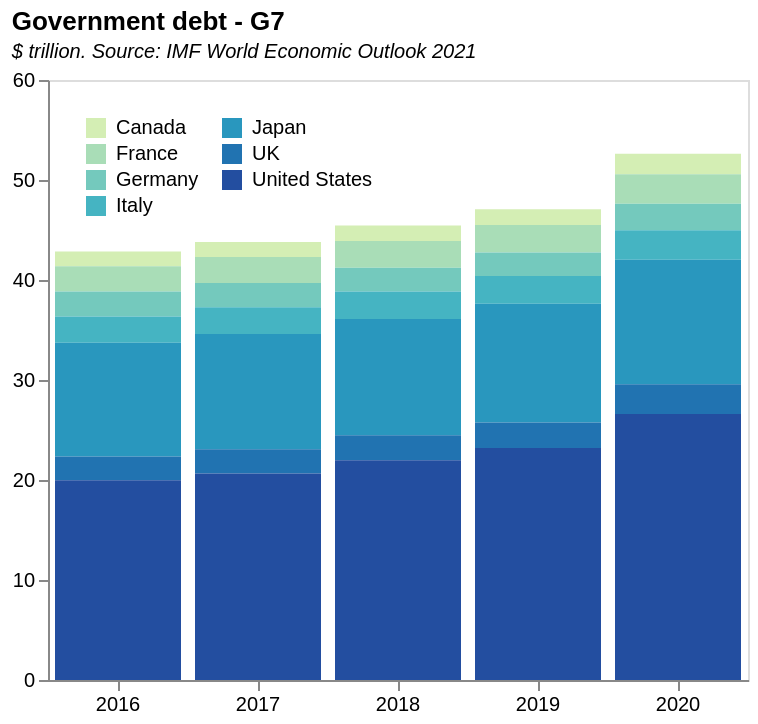

Here is the Vega-Lite specification saved for this chart:
### Vega-Lite specification from a JSON file in a GitHub repository (floating-point values rounded to 4 significant figures)
{"$schema": "https://vega.github.io/schema/vega-lite/v5.json", "data": {"values": [{"Year": "2016", "Country": "Canada", "Value1": "1.528", "Value2": "1.4678832", "Detail": "V1: GDP ($ trillion)"}, {"Year": "2017", "Country": "Canada", "Value1": "1.64927", "Value2": "1.5023983", "Detail": "V2: National gross debt ($ trillion)"}, {"Year": "2018", "Country": "Canada", "Value1": "1.72182", "Value2": "1.5657721", "Detail": "Source: IMF World Economic Outlook"}, {"Year": "2019", "Country": "Canada", "Value1": "1.74158", "Value2": "1.5848743", "Detail": ""}, {"Year": "2020", "Country": "Canada", "Value1": "1.64341", "Value2": "2.0518749", "Detail": ""}, {"Year": "2016", "Country": "France", "Value1": "2.47228", "Value2": "2.516775", "Detail": ""}, {"Year": "2017", "Country": "France", "Value1": "2.59424", "Value2": "2.59739", "Detail": ""}, {"Year": "2018", "Country": "France", "Value1": "2.79116", "Value2": "2.662135", "Detail": ""}, {"Year": "2019", "Country": "France", "Value1": "2.7172", "Value2": "2.737115", "Detail": ""}, {"Year": "2020", "Country": "France", "Value1": "2.59891", "Value2": "2.971278", "Detail": ""}, {"Year": "2016", "Country": "Germany", "Value1": "3.4689", "Value2": "2.4973975", "Detail": ""}, {"Year": "2017", "Country": "Germany", "Value1": "3.6813", "Value2": "2.4405875", "Detail": ""}, {"Year": "2018", "Country": "Germany", "Value1": "3.96557", "Value2": "2.38464", "Detail": ""}, {"Year": "2019", "Country": "Germany", "Value1": "3.86155", "Value2": "2.3657455", "Detail": ""}, {"Year": "2020", "Country": "Germany", "Value1": "3.80301", "Value2": "2.641297", "Detail": ""}, {"Year": "2016", "Country": "Italy", "Value1": "1.87655", "Value2": "2.6284745", "Detail": ""}, {"Year": "2017", "Country": "Italy", "Value1": "1.96111", "Value2": "2.678764", "Detail": ""}, {"Year": "2018", "Country": "Italy", "Value1": "2.09309", "Value2": "2.7380925", "Detail": ""}, {"Year": "2019", "Country": "Italy", "Value1": "2.00514", "Value2": "2.771385", "Detail": ""}, {"Year": "2020", "Country": "Italy", "Value1": "1.88494", "Value2": "2.954649", "Detail": ""}, {"Year": "2016", "Country": "Japan", "Value1": "5.00368", "Value2": "11.391804", "Detail": ""}, {"Year": "2017", "Country": "Japan", "Value1": "4.93084", "Value2": "11.5191", "Detail": ""}, {"Year": "2018", "Country": "Japan", "Value1": "5.03689", "Value2": "11.6387289", "Detail": ""}, {"Year": "2019", "Country": "Japan", "Value1": "5.14878", "Value2": "11.8636803", "Detail": ""}, {"Year": "2020", "Country": "Japan", "Value1": "5.04869", "Value2": "12.43074915", "Detail": ""}, {"Year": "2016", "Country": "UK", "Value1": "2.70324", "Value2": "2.3540512", "Detail": ""}, {"Year": "2017", "Country": "UK", "Value1": "2.66471", "Value2": "2.4284568", "Detail": ""}, {"Year": "2018", "Country": "UK", "Value1": "2.86098", "Value2": "2.4984968", "Detail": ""}, {"Year": "2019", "Country": "UK", "Value1": "2.8333", "Value2": "2.5718552", "Detail": ""}, {"Year": "2020", "Country": "UK", "Value1": "2.71097", "Value2": "2.9788896", "Detail": ""}, {"Year": "2016", "Country": "United States", "Value1": "18.7451", "Value2": "19.98642", "Detail": ""}, {"Year": "2017", "Country": "United States", "Value1": "19.54298", "Value2": "20.64215", "Detail": ""}, {"Year": "2018", "Country": "United States", "Value1": "20.61188", "Value2": "21.97229", "Detail": ""}, {"Year": "2019", "Country": "United States", "Value1": "21.43323", "Value2": "23.18859", "Detail": ""}, {"Year": "2020", "Country": "United States", "Value1": "20.93275", "Value2": "26.60834", "Detail": ""}]}, "mark": "bar", "width": 350, "height": 300, "title": {"text": "Government debt - G7", "subtitle": "$ trillion. Source: IMF World Economic Outlook 2021", "subtitleFontStyle": "italic", "subtitleFontSize": 10, "anchor": "start", "color": "black"}, "encoding": {"x": {"field": "Year", "type": "nominal", "title": null, "axis": {"grid": false, "labelAngle": 360}}, "y": {"field": "Value2", "title": null, "type": "quantitative", "scale": {"domain": [0, 60]}, "axis": {"grid": false}}, "color": {"field": "Country", "type": "nominal", "legend": {"orient": "top-left", "columns": 2}, "scale": {"scheme": "yellowgreenblue"}, "title": null}, "tooltip": [{"field": "Country"}, {"field": "Year", "type": "nominal", "title": "Year"}, {"field": "Value1", "type": "quantitative", "title": "GDP ($ trillion)"}, {"field": "Value2", "type": "quantitative", "title": "Gross debt ($ trillion)"}]}}
